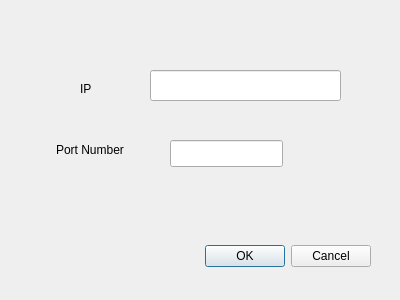
<?xml version="1.0" encoding="UTF-8"?>
<ui version="4.0">
 <class>ConnectDialog</class>
 <widget class="QDialog" name="ConnectDialog">
  <property name="geometry">
   <rect>
    <x>0</x>
    <y>0</y>
    <width>400</width>
    <height>300</height>
   </rect>
  </property>
  <property name="windowTitle">
   <string>Dialog</string>
  </property>
  <widget class="QDialogButtonBox" name="buttonBox">
   <property name="geometry">
    <rect>
     <x>30</x>
     <y>240</y>
     <width>341</width>
     <height>32</height>
    </rect>
   </property>
   <property name="orientation">
    <enum>Qt::Horizontal</enum>
   </property>
   <property name="standardButtons">
    <set>QDialogButtonBox::Cancel|QDialogButtonBox::Ok</set>
   </property>
  </widget>
  <widget class="QLabel" name="label">
   <property name="geometry">
    <rect>
     <x>80</x>
     <y>80</y>
     <width>67</width>
     <height>17</height>
    </rect>
   </property>
   <property name="text">
    <string>IP</string>
   </property>
  </widget>
  <widget class="QLabel" name="label_2">
   <property name="geometry">
    <rect>
     <x>56</x>
     <y>140</y>
     <width>91</width>
     <height>20</height>
    </rect>
   </property>
   <property name="text">
    <string>Port Number</string>
   </property>
  </widget>
  <widget class="QLineEdit" name="ip_textedit">
   <property name="geometry">
    <rect>
     <x>150</x>
     <y>70</y>
     <width>191</width>
     <height>31</height>
    </rect>
   </property>
  </widget>
  <widget class="QLineEdit" name="portnumber_textedit">
   <property name="geometry">
    <rect>
     <x>170</x>
     <y>140</y>
     <width>113</width>
     <height>27</height>
    </rect>
   </property>
  </widget>
 </widget>
 <resources/>
 <connections>
  <connection>
   <sender>buttonBox</sender>
   <signal>accepted()</signal>
   <receiver>ConnectDialog</receiver>
   <slot>accept()</slot>
   <hints>
    <hint type="sourcelabel">
     <x>248</x>
     <y>254</y>
    </hint>
    <hint type="destinationlabel">
     <x>157</x>
     <y>274</y>
    </hint>
   </hints>
  </connection>
  <connection>
   <sender>buttonBox</sender>
   <signal>rejected()</signal>
   <receiver>ConnectDialog</receiver>
   <slot>reject()</slot>
   <hints>
    <hint type="sourcelabel">
     <x>316</x>
     <y>260</y>
    </hint>
    <hint type="destinationlabel">
     <x>286</x>
     <y>274</y>
    </hint>
   </hints>
  </connection>
 </connections>
</ui>
